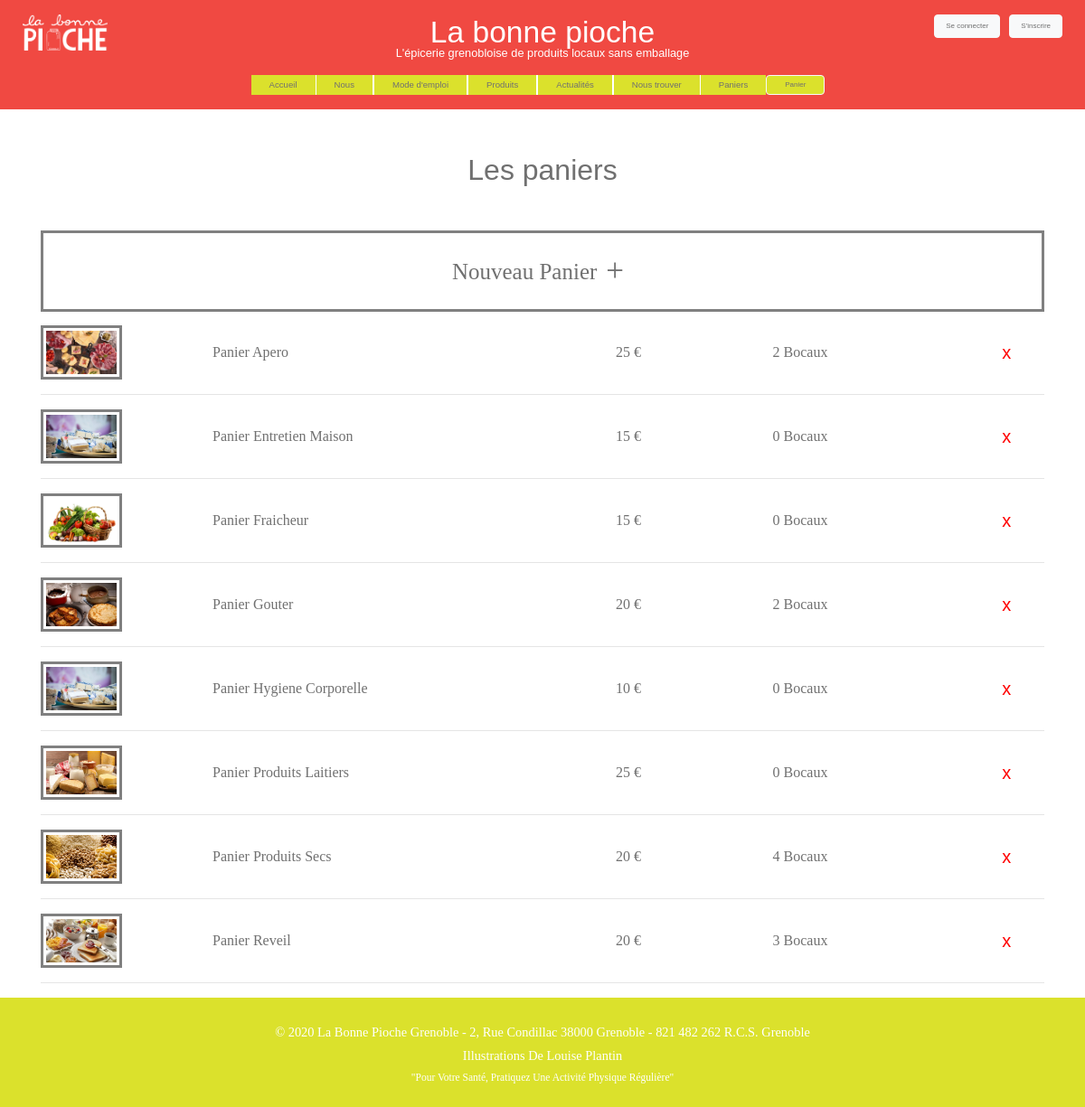
/controlers/consulterPaniers.ctrl.php, run on the app's committed database.
### tables this page shows
CREATE TABLE paniers (
   refPanier INTEGER PRIMARY KEY,
   libelle STRING,
   coefficient INTEGER,
   prix FLOAT,
   image STRING,
   nbBocaux INTEGER,
   active BIT
);

### framework/view.class.php (called while the page is built, shortened)
<?php
class View {
  private $path="";
  function __construct(string $path="") {
    $this->path = $path;
  }
  function show(string $path="") {
    $p = $path ? $path : $this->path;
    if ($p[0] != '.' && $p[0] != '/') {
      $p = "../view/".$p;
    }
    include($p);
  }
}
?>

### controlers/consulterPaniers.ctrl.php (called while the page is built)
<?php
require_once('../model/PanierDAO.class.php');
require_once('../framework/view.class.php');
$catalogue = new PanierDAO();
$paniers = $catalogue->getAllActive();
$view = new View("consulterPaniers.view.php");
$view->paniers=$paniers;
$view->supprimer=0;
$view->show();
?>

### model/PanierDAO.class.php (called while the page is built, shortened)
<?php
require_once(dirname(__FILE__).'/Panier.class.php');
class PanierDAO {
  private $db;
  function __construct() {
    $database_compo = 'sqlite:'.dirname(__FILE__).'/../data/database.db';
    try {
      $this->db = new PDO($database_compo);
    } catch (PDOException $e) {
      die("PDO Error :".$e->getMessage()." $database_compo\n");
    }
    $this->db->setAttribute(PDO::ATTR_ERRMODE, PDO::ERRMODE_EXCEPTION);
  }
  function getAllActive() : Array {
    $req = "SELECT * FROM paniers WHERE active = 1 order by libelle";
    $sth = $this->db->query($req);
    $resArray= $sth->fetchAll(PDO::FETCH_ASSOC);
    $retour = array();
    foreach($resArray as $row)
    {
      $retour[] = new Panier($row['libelle'],$row['refPanier'],$row['coefficient'],$row['prix'],$row['image'],$row['nbBocaux'],$row['active']);
    }
    return $retour;
  }
}
?>

### model/Panier.class.php (called while the page is built, shortened)
<?php
class Panier {
  public function __construct(string $libelle, int $refPanier, float $coefficient, float $prix, string $image, int $nbBocaux, $active)
  {
    $this->libelle = $libelle;
    $this->refPanier = $refPanier;
    $this->prix = $prix;
    $this->nbBocaux = $nbBocaux;
  }
  public function __get(string $attribut) {
    if($attribut == "image"){
        return Panier::URL.$this->$attribut;
    }
    else {
      return $this -> $attribut;
    }
  }
}
?>

### view/consulterPaniers.view.php (the view, shortened to what this page needs)
<!DOCTYPE html>
<html lang="fr" dir="ltr">
  <head>
    <link rel="stylesheet" href="../framework/bootstrap-4.4.1-dist/css/bootstrap.css">
    <link rel="stylesheet" href="../view/css/consulterPaniers.view.css">
  </head>
  <body>
    <?php include("../view/navbar.php") ?>
    <div class="container-fluid">
      <div class="container">
        <h2 class="text-center mt-5 mb-5">Les paniers</h2>
        <a href="nouveauPanier.ctrl.php">
          <div id="nouveauPanier">
            <p>Nouveau panier</p><p>+</p>
          </div>
        </a>
        <?php foreach ($paniers as $panier): ?>
          <div class="row mb-3 ">
            <div class="col-md-12 col-lg-2 imgPanier d-flex justify-content-start align-items-center">
              <img src="<?= $panier->image ?>" alt="">
            </div>
            <div class="col-md-6 col-lg-4 d-flex justify-content-start align-items-center">
              <p><?= $panier->libelle ?></p>
            </div>
            <div class="col-2 d-flex justify-content-center align-items-center">
              <p><?= $panier->prix ?> €</p>
            </div>
            <div class="col-2 d-flex justify-content-center align-items-center">
              <p><?= $panier->nbBocaux ?> bocaux</p>
            </div>
            <div class="col-2 buttonPaniers d-flex align-items-center">
              <form id="formulaireSupprimer_<?= $panier->refPanier ?>"  class="" action="supprimerPanier.ctrl.php" method="post">
                <button onclick="supprimerPanier(this)" id="boutonSupprimer_<?= $panier->refPanier ?>"  class="boutonSupprimer" type="button" name="button">x</button>
              </form>
            </div>
          </div>
          <hr>
        <?php endforeach; ?>
      </div>
    </div>
    <?php include("../view/footer.php") ?>
  </body>
</html>

### view/css/consulterPaniers.view.css (style rules this page uses)
body { font-family: "Lulo-Clean-W01-One-Bold", sans-serif ; color: #707070; }
.imgPanier img { width: 90px; object-fit: cover; height: 60px; padding: 3px; border: 3px solid grey; }
.boutonSupprimer { font-size: 20px; color : red; }
.buttonPaniers button { background: transparent; border : none; padding: 0; margin-left: 20px; }
.buttonPaniers { justify-content: space-evenly; }
p { text-transform: capitalize; font-family:"Avenir-LT-W01_85-Heavy1475544"; padding: 0; margin: 0; }
#nouveauPanier p { padding: 0; margin: 0px 10px 0px 0px; }
#nouveauPanier p:nth-child(1) { font-size: 25px; }
#nouveauPanier p:nth-child(2) { font-size: 35px; }
#nouveauPanier { display: flex; justify-content: center; align-items: center; height: 90px; border : 3px solid grey; margin-bottom: 15px; transition: 0.3s; }
a { color : grey; }
a:link { color: inherit; text-decoration: none; }

### data on the page
paniers: shows a picture, libelle "Panier Apero", prix "25", nbBocaux "2"
paniers: libelle "Panier Entretien Maison", prix "15", nbBocaux "0"
paniers: shows a picture, libelle "Panier Fraicheur", prix "15", nbBocaux "0"
paniers: shows a picture, libelle "Panier Gouter", prix "20", nbBocaux "2"
paniers: libelle "Panier Hygiene Corporelle", prix "10", nbBocaux "0"
paniers: shows a picture, libelle "Panier Produits Laitiers", prix "25", nbBocaux "0"
paniers: shows a picture, libelle "Panier Produits Secs", prix "20", nbBocaux "4"
paniers: shows a picture, libelle "Panier Reveil", prix "20", nbBocaux "3"
